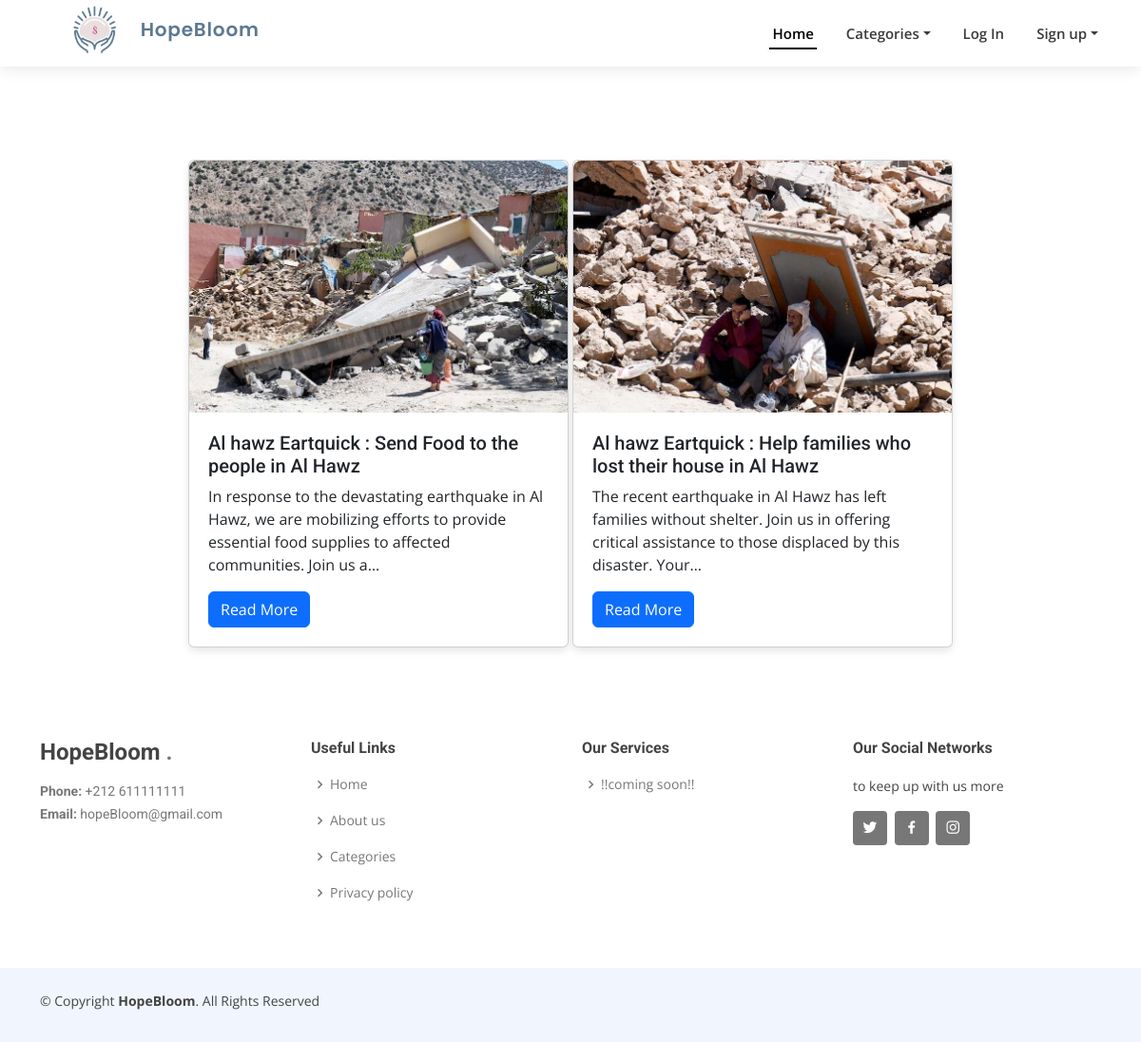
/categories/Urgent/, run on the app's committed database.
### publications/models.py (models this page shows, shortened)
class Publication(models.Model):
    id=models.AutoField(primary_key=True)
    titre=models.CharField(max_length=150)
    contenu=models.TextField()
    date=models.DateTimeField(default=timezone.now)
    image=models.ImageField(upload_to='photos/%y/%m/%d', blank=True)
    montant=models.DecimalField(max_digits=20,decimal_places=2)
    user=models.ForeignKey(User,on_delete=models.CASCADE,null=True)
    category = models.ForeignKey(Category, on_delete=models.CASCADE,null=True,blank=True)
    objects = models.Manager()

### categories/views.py (the view)
# urls.py: path('Urgent/',views.urgent,name='Urgent'),
def urgent(request):
    publications= Publication.objects.all()
    categories =Category.objects.all()
    context = {
        'categories': categories,
        'publications': publications
    }
    return render(request, 'categories/urgent.html', context)

### templates/categories/urgent.html (shortened to what this page needs)
{% load static %}
<!DOCTYPE html>
 <html>
    <head>
        <link href="{% static  'assets/vendor/aos/aos.css'%}" rel="stylesheet">
        <link href="{% static  'assets/vendor/bootstrap/css/bootstrap.min.css'%}" rel="stylesheet">
        <link href="{% static  'assets/vendor/bootstrap-icons/bootstrap-icons.css'%}" rel="stylesheet">
        <link href="{% static  'assets/vendor/boxicons/css/boxicons.min.css'%}" rel="stylesheet">
        <link href="{% static  'assets/vendor/glightbox/css/glightbox.min.css'%}" rel="stylesheet">
        <link href="{% static  'assets/vendor/swiper/swiper-bundle.min.css'%}" rel="stylesheet">
        <link rel="stylesheet" type="text/css" href="{% static  'assets/css/style.css' %}" >
    </head>
    <body>
        <header id="header" class="d-flex align-items-center">
            <div class="container d-flex align-items-center justify-content-between">
              <h1 class="logo">
                <a href="#">
                  <img src="{% static 'assets/img/bloom.png' %}" alt="">
                    HopeBloom
                </a>
              </h1>
            <nav id="navbar" class="navbar">
                <ul>
                    <li><a class="nav-link scrollto active" href="/">Home</a></li>
                    <li class="nav-item dropdown">
                      <a class="nav-link dropdown-toggle" href="#" id="navbarDropdown" role="button" data-bs-toggle="dropdown" aria-expanded="false">Categories</a>
                    </li>
                    {% if user.is_authenticated %}
                        {%if user.is_donor%}
                          <li><a class="nav-link" href="{% url 'dashboard_donor'%}"><i class="bi bi-person-circle"></i></a></li>
                          {%elif user.is_association%}
                            <li><a class="nav-link" href="{% url 'dashboard_association'%}"><i class="bi bi-person-circle"></i></a></li>
                          {%else%}
                            <li><a class="nav-link" href="{% url 'dashboardAdmin'%}"><i class="bi bi-person-circle"></i></a></li>
                        {% endif %}
                    {% else %}
                      <li>
                        <a class="nav-link" role="button" href="{%url 'DonorSignIn' %}">Log In</a>
                      </li>
                      <li class="nav-item dropdown">
                        <a class="nav-link dropdown-toggle" href="#" id="navbarDropdown" role="button" data-bs-toggle="dropdown" aria-expanded="false">
                          Sign up
                        </a>
                      </li>
                    {% endif%}
                </ul>
            </nav>
            </div>
        </header>
        <main>
            {%  block content %}
                <br>
                <br>
                <br>
                <br>
                <br>
                <br>
                <br>
                {% if publications %}
                <ul class="publication-list">
                    {% for category in categories %}
                        {% if category.name == 'Urgent' %}
                            {% for publication in publications %}
                                {% if publication.category == category %}
                                    <li class="publication-item" data-aos="zoom-in" data-aos-delay="200">
                                        <div class="card">
                                            <img src="{{ publication.image.url }}" class="publication-img" alt="{{ publication.titre }}">
                                            <div class="publication-content">
                                                <h5 class="card-title">{{ publication.titre }}</h5>
                                                <p class="card-text">{{ publication.contenu | truncatechars:150 }}</p>
                                                <a href="{% url 'detail' publication.id %}" class="btn btn-primary">Read More</a>
                                            </div>
                                        </div>
                                    </li>
                                {% endif %}
                            {% endfor %}
                        {% endif %}
                    {% endfor %}
                {% endif %}
            {%  endblock content %}
        </main>
        <footer id="footer">
            <div class="footer-top">
              <div class="container">
                <div class="row">
                  <div class="col-lg-3 col-md-6 footer-contact">
                    <h3>  HopeBloom <span>.</span></h3>
                    <p>
                      <strong>Phone:</strong> +212 611111111<br>
                      <strong>Email:</strong> hopeBloom@gmail.com<br>
                    </p>
                  </div>
                  <div class="col-lg-3 col-md-6 footer-links">
                    <h4>Useful Links</h4>
                    <ul>
                      <li><i class="bx bx-chevron-right"></i> <a href="#">Home</a></li>
                      <li><i class="bx bx-chevron-right"></i> <a href="#">About us</a></li>
                      <li><i class="bx bx-chevron-right"></i> <a href="#">Categories</a></li>
                      <li><i class="bx bx-chevron-right"></i> <a href="#">Privacy policy</a></li>
                    </ul>
                  </div>
                  <div class="col-lg-3 col-md-6 footer-links">
                    <h4>Our Services</h4>
                    <ul>
                      <li><i class="bx bx-chevron-right"></i> <a href="#"> !!coming soon!!  </a></li>
                    </ul>
                  </div>
                  <div class="col-lg-3 col-md-6 footer-links">
                    <h4>Our Social Networks</h4>
                    <p>to keep up with us more </p>
                    <div class="social-links mt-3">
                      <a href="#" class="twitter"><i class="bx bxl-twitter"></i></a>
                      <a href="#" class="facebook"><i class="bx bxl-facebook"></i></a>
                      <a href="#" class="instagram"><i class="bx bxl-instagram"></i></a>
                    </div>
                  </div>
                </div>
              </div>
            </div>
            <div class="container py-4">
              <div class="copyright">
                &copy; Copyright <strong><span>HopeBloom</span></strong>. All Rights Reserved
              </div>
            </div>
          </footer>
    </body>
</html>

### static/assets/css/style.css (style rules this page uses)
body { font-family: "Open Sans", sans-serif; color: #444444; }
a { color: #585c60; text-decoration: none; }
h1, h2, h3, h4, h5, h6 { font-family: "Roboto", sans-serif; }
#header { background: #fff; transition: all 0.5s; z-index: 997; height: 86px; box-shadow: 0px 2px 15px rgba(0, 0, 0, 0.1); }
#header.fixed-top { height: 70px; }
#header .logo { display: flex; align-items: center; }
#header .logo a { display: flex; align-items: center; text-decoration: none; color: #5d7990; font-size: 20px; font-weight: 600; font-family: "Poppins", sans-serif; letter-spacing: 0.8px; margin: 0; padding: 0; }
#header .logo img { max-height: 70px; margin-left: 10px; }
.navbar { padding: 0; }
.navbar ul { margin: 0; padding: 0; display: flex; list-style: none; align-items: center; }
.navbar li { position: relative; }
.navbar>ul>li { white-space: nowrap; padding: 10px 0 10px 28px; }
.navbar a, .navbar a:focus { display: flex; align-items: center; justify-content: space-between; padding: 0 3px; font-size: 15px; font-weight: 600; color: #3b3a3a; white-space: nowrap; transition: 0.3s; position: relative; }
.navbar>ul>li>a:before { content: ""; position: absolute; width: 100%; height: 2px; bottom: -6px; left: 0; background-color: #000000; visibility: hidden; width: 0px; transition: all 0.3s ease-in-out 0s; }
.navbar a:hover:before, .navbar li:hover>a:before, .navbar .active:before { visibility: visible; width: 100%; }
.navbar a:hover, .navbar .active, .navbar .active:focus, .navbar li:hover>a { color: #000000; }
#footer { background: #fff; padding: 0 0 30px 0; color: #444444; font-size: 14px; background: #f1f6fe; }
#footer .footer-top { padding: 60px 0 30px 0; background: #fff; }
#footer .footer-top .footer-contact { margin-bottom: 30px; }
#footer .footer-top .footer-contact h3 { font-size: 24px; margin: 0 0 15px 0; padding: 2px 0 2px 0; line-height: 1; font-weight: 700; }
#footer .footer-top .footer-contact h3 span { color: #777777; }
#footer .footer-top .footer-contact p { font-size: 14px; line-height: 24px; margin-bottom: 0; font-family: "Roboto", sans-serif; color: #777777; }
#footer .footer-top h4 { font-size: 16px; font-weight: bold; color: #444444; position: relative; padding-bottom: 12px; }
#footer .footer-top .footer-links { margin-bottom: 30px; }
#footer .footer-top .footer-links ul { list-style: none; padding: 0; margin: 0; }
#footer .footer-top .footer-links ul i { padding-right: 2px; color: #777777; font-size: 18px; line-height: 1; }
#footer .footer-top .footer-links ul li { padding: 10px 0; display: flex; align-items: center; }
#footer .footer-top .footer-links ul li:first-child { padding-top: 0; }
#footer .footer-top .footer-links ul a { color: #777777; transition: 0.3s; display: inline-block; line-height: 1; }
#footer .footer-top .social-links a { font-size: 18px; display: inline-block; background: #777777; color: #fff; line-height: 1; padding: 8px 0; margin-right: 4px; border-radius: 4px; text-align: center; width: 36px; height: 36px; transition: 0.3s; }
#footer .copyright { text-align: center; float: left; }

### templates/categories/urgent.html (style rules this page uses)
.publication-list { list-style: none; padding: 0; text-align: center; }
.publication-item { display: inline-block; margin-bottom: 20px; width: 100%; max-width: 400px; text-align: left; box-shadow: 0 4px 8px rgba(0, 0, 0, 0.1); border-radius: 8px; }
.publication-img { width: 100%; height: auto; border-top-left-radius: 8px; border-top-right-radius: 8px; }
.publication-content { padding: 20px; }

### data on the page
Publication: image (picture), titre "Al hawz Eartquick : Send Food to the people in Al Hawz", contenu "In response to the devastating earthquake in Al Hawz, we are mobilizing efforts to provide essential food supplies to affected communities. Join us a…"
Publication: image (picture), titre "Al hawz Eartquick : Help families who lost their house in Al Hawz", contenu "The recent earthquake in Al Hawz has left families without shelter. Join us in offering critical assistance to those displaced by this disaster. Your…"
